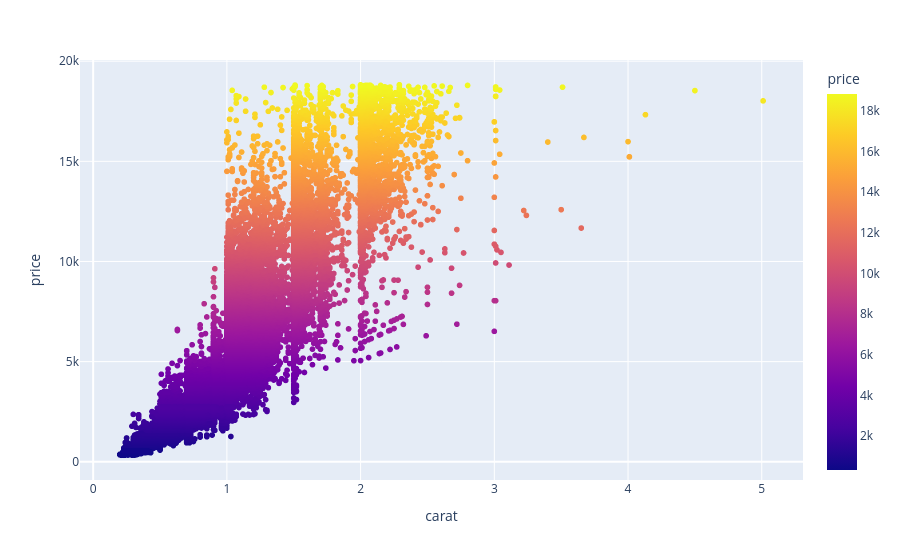

Notebook source saved alongside this figure:
### Markdown cell above
## **II. Relationhips**

In statistics and data analysis, a relationship refers to the association, connection, or pattern between two or more variables. It describes how changes in one variable correspond to changes in another, allowing us to identify dependencies, trends, or interactions in a dataset. Relationships can be:

- Quantitative (e.g., numerical correlations) or qualitative (e.g., categorical associations).
- Linear (following a straight-line pattern) or non-linear (e.g., exponential, quadratic).
- Positive (both variables increase together) or negative (one increases as the other decreases).
- Causal (one variable directly influences another) or non-causal (linked by coincidence or confounding factors).

To check the realtionship between the variables in the dataset we have two type of plots:

i. Scatter plot(two varaibles).\
ii. Bubble Chart (three variables).

### Code cell
# Create a scatter plot to check the relationship between the variables in the ascombe dataset
fig = px.scatter(anscombe, x='carat', y='price', color='price')
fig.show()

### Figure 1 — Plotly figure (JSON) as saved in the notebook; plotly's stock layout.template omitted (floating-point values rounded to 4 significant figures; data arrays with more than 128 entries replaced by an {"elided": "..."} marker saying what was removed)
{"data": [{"hovertemplate": "carat=%{x}<br>price=%{marker.color}<extra></extra>", "legendgroup": "", "marker": {"color": {"elided": "53940 int values"}, "coloraxis": "coloraxis", "symbol": "circle"}, "mode": "markers", "name": "", "showlegend": false, "type": "scattergl", "x": {"elided": "53940 float values"}, "xaxis": "x", "y": {"elided": "53940 int values"}, "yaxis": "y"}], "layout": {"coloraxis": {"colorbar": {"title": {"text": "price"}}, "colorscale": [[0, "#0d0887"], [0.1111, "#46039f"], [0.2222, "#7201a8"], [0.3333, "#9c179e"], [0.4444, "#bd3786"], [0.5556, "#d8576b"], [0.6667, "#ed7953"], [0.7778, "#fb9f3a"], [0.8889, "#fdca26"], [1, "#f0f921"]]}, "legend": {"tracegroupgap": 0}, "margin": {"t": 60}, "xaxis": {"anchor": "y", "domain": [0, 1], "title": {"text": "carat"}}, "yaxis": {"anchor": "x", "domain": [0, 1], "title": {"text": "price"}}}}
